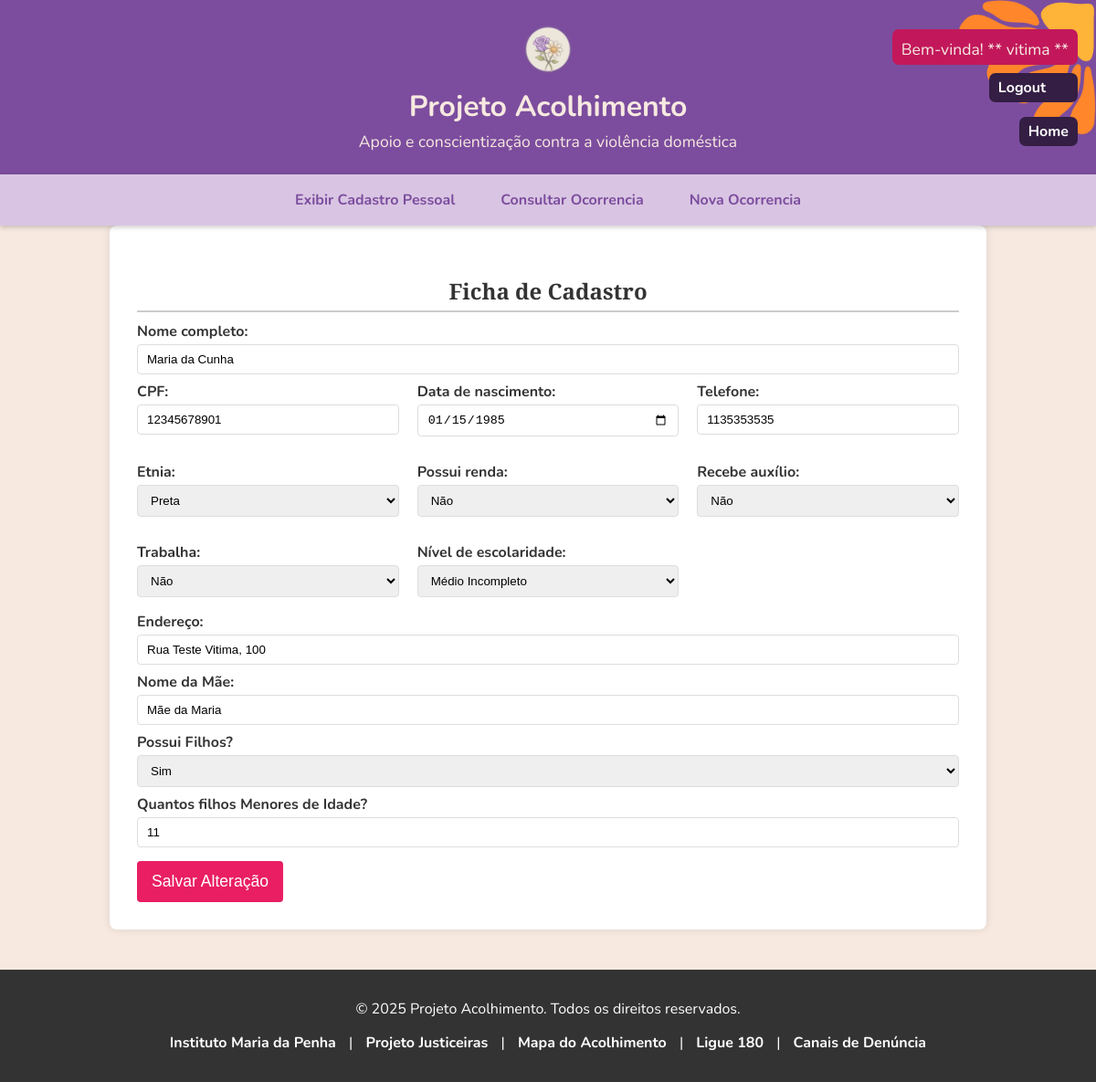
Screenshot of /view/consultarCadastro.php (signed in) with the database file from the repository.
### tables this page shows
CREATE TABLE `vitima` (
  `id_cidadao` int(20) NOT NULL,
  `etnia` varchar(50) NOT NULL,
  `possui_renda` enum('sim','nao') NOT NULL,
  `recebe_auxilio` enum('sim','nao') NOT NULL,
  `trabalha` enum('sim','nao') NOT NULL,
  `escolaridade` varchar(50) NOT NULL,
  `possui_filhos` enum('sim','nao') NOT NULL,
  `qtd_filhos_menores` int(5) DEFAULT NULL,
  `nome_mae` varchar(50) DEFAULT NULL
);

CREATE TABLE `cidadao` (
  `id_cidadao` int(20) NOT NULL,
  `nome` varchar(50) NOT NULL,
  `cpf` varchar(14) NOT NULL,
  `data_nasci` date NOT NULL,
  `telefone` varchar(20) NOT NULL,
  `endereco` varchar(100) NOT NULL,
  `id_login` int(20) NOT NULL
);

### model/dao/ConexaoBanco.php (called while the page is built, shortened)
<?php
class ConexaoBanco{
    private $hostname = 'localhost';
    private $username = 'root';
    private $password = '';
    private $database = 'projeto_acolhimento';
    private $charset = 'utf8mb4';
    private $conexao;
    public function __construct() {
        $this->conexao = new mysqli($this->hostname, $this->username, $this->password, $this->database);
        $this->conexao->set_charset($this->charset);
    }
    public function getConexao():mysqli{
        return $this->conexao;
    }
}

### model/dao/CidadaoDao.php (called while the page is built, shortened)
<?php
include_once('ConexaoBanco.php');
class CidadaoDao
{
    private $conexao;
    public function __construct()
    {
        $this->conn = new ConexaoBanco();
        $this->conexao = $this->conn->getConexao();
    }
    public function consultarCidadaoCompleto($id_login)
    {
        $sql = "SELECT * FROM cidadao WHERE id_login = ?";
        if ($stmt = $this->conexao->prepare($sql)) {
            $stmt->bind_param('i', $id_login);
            $stmt->execute();
            $resultado = $stmt->get_result();
            if (($resultado->num_rows > 0)) {
                $cidadao = $resultado->fetch_assoc();
            }
            return $cidadao;
        }
        return false;
    }
}

### controller/VitimaController.php (called while the page is built, shortened)
<?php
include_once __DIR__ . '/../model/dao/VitimaDao.php';
include_once __DIR__ . '/../model/dao/CidadaoDao.php';
if(isset($_SESSION['userid'])){
    $id_login = $_SESSION['userid'];
    $cidadaoDao = new CidadaoDao();
    $vitimaDao = new VitimaDao();
    $cidadao = $cidadaoDao->consultarCidadaoCompleto($id_login);
    if($cidadao){
        $id_cidadao = $cidadao["id_cidadao"];
        $vitima = $vitimaDao->consultarVitimaCompleto($id_cidadao) ?? [];
        $vitima_completa = array_merge($cidadao,$vitima);
    }else{
        $_SESSION['alerta'] = "Erro: Dados iniciais do cadastro não encontrados.\n Por Favor efetue o Cadastro!!";
        header('location: ../view/perfilusuario.php');
        exit;
    }
}

### model/dao/VitimaDao.php (called while the page is built, shortened)
<?php
require_once __DIR__ . '/ConexaoBanco.php';
class VitimaDao
{
    private $conexao;
    public function __construct()
    {
        $this->conn = new ConexaoBanco();
        $this->conexao = $this->conn->getConexao();
    }
    public function consultarVitimaCompleto(int $id_cidadao): ?array
    {
        $sql = "
            SELECT
                c.id_cidadao               AS id_cidadao,
                c.nome                     AS nome,
                c.cpf                      AS cpf,
                c.data_nasci               AS data_nascimento,
                c.telefone                 AS telefone,
                c.endereco                 AS endereco,
                c.id_login                 AS id_login,
                v.etnia                    AS etnia,
                v.possui_renda             AS possui_renda,
                v.recebe_auxilio           AS recebe_auxilio,
                v.trabalha                 AS trabalha,
                v.escolaridade             AS escolaridade,
                v.nome_mae                 AS nome_mae,
                v.possui_filhos            AS possui_filhos,
                v.qtd_filhos_menores       AS qtd_filhos_menores
            FROM cidadao c
            INNER JOIN vitima v ON v.id_cidadao = c.id_cidadao
            WHERE c.id_cidadao = ?
            LIMIT 1
        ";
        if ($stmt = $this->conexao->prepare($sql)) {
            $stmt->bind_param('i', $id_cidadao);
            $stmt->execute();
            $res = $stmt->get_result();
            $row = $res->fetch_assoc() ?: null;
            return $row;
        }
        return null;
    }
}

### view/consultarCadastro.php (the view, shortened to what this page needs)
<?php
include_once('../controller/VitimaController.php');
$username = isset($_SESSION['username']) ? htmlspecialchars($_SESSION['username']) : '';
$nome = $vitima_completa["nome"];
$cpf = $vitima_completa["cpf"];
$data_nascimento = $vitima_completa["data_nasci"];
$telefone = $vitima_completa["telefone"];
$endereco = $vitima_completa["endereco"];
$nome_mae = $vitima_completa["nome_mae"];
$etnia = $vitima_completa["etnia"];
$possui_renda = $vitima_completa["possui_renda"];
$recebe_auxilio = $vitima_completa["recebe_auxilio"];
$trabalha = $vitima_completa["trabalha"];
$escolaridade = $vitima_completa["escolaridade"];
$possui_filhos = $vitima_completa["possui_filhos"];
$qtd_filhos_menores = $vitima_completa["qtd_filhos_menores"];
?>
<!DOCTYPE html>
<html lang="en">
<head>
    <link rel="stylesheet" href="../styles/index.css">
    <link rel="stylesheet" href="../styles/forms.css">
</head>
<body>
    <header>
        <img src="../img/projeto-icon.png" alt="Logo: duas flores" class="logo">
        <h1>Projeto Acolhimento</h1>
        <p>Apoio e conscientização contra a violência doméstica</p>
        <div class="menu-boas-vindas">
            <p>Bem-vinda! ** <?= $username ?> **</p>
        </div>
        <div class="menu_logout">
            <a href="../controller/logoutController.php" class="botao">Logout</a>
        </div>
        <div class="menu-contato">
            <a href="../index.php" class="botao">Home</a>
        </div>
    </header>
    <main>
        <nav>
            <a href="consultarCadastro.php">Exibir Cadastro Pessoal</a>
            <a href="consultarOcorrencia.php">Consultar Ocorrencia</a>
            <a href="novaOcorrencia.php">Nova Ocorrencia</a>
        </nav>
        <div>
            <form action="../controller/VitimaController.php" method="POST">
                <h2>Ficha de Cadastro</h2>
                <div class="form-group">
                    <label for="nome_completo">Nome completo:</label>
                    <input type="text" id="nome_completo" name="nome_completo" required value="<?= $nome ?>">
                </div>
                <div class="campo-linha">
                    <div class="form-group">
                        <label for="cpf">CPF:</label>
                        <input type="text" id="cpf" name="cpf" required value="<?= $cpf ?>">
                    </div>
                    <div class="form-group">
                        <label for="data_nascimento">Data de nascimento:</label>
                        <input type="date" id="data_nascimento" name="data_nascimento" value="<?= $data_nascimento ?>">
                    </div>
                    <div class="form-group">
                        <label for="telefone">Telefone:</label>
                        <input type="tel" id="telefone" name="telefone" placeholder="(XX) XXXXX-XXXX" value="<?= $telefone ?>">
                    </div>
                    <div class="form-group">
                        <label for="etnia">Etnia:</label>
                        <select id="etnia" name="etnia">
                            <option value="preta" <?= $etnia == 'preta' ? 'selected' : '' ?>>Preta</option>
                        </select>
                    </div>
                    <div class="form-group">
                        <label for="possui_renda">Possui renda:</label>
                        <select id="possui_renda" name="possui_renda">
                            <option value="nao" <?= $possui_renda == 'nao' ? 'selected' : '' ?>>Não</option>
                        </select>
                    </div>
                    <div class="form-group">
                        <label for="recebe_auxilio">Recebe auxílio:</label>
                        <select id="recebe_auxilio" name="recebe_auxilio">
                            <option value="nao" <?= $recebe_auxilio == 'nao' ? 'selected' : '' ?>>Não</option>
                        </select>
                    </div>
                    <div class="form-group">
                        <label for="trabalha">Trabalha:</label>
                        <select id="trabalha" name="trabalha">
                            <option value="nao"<?= $trabalha == 'nao' ? 'selected' : '' ?>>Não</option>
                        </select>
                    </div>
                    <div class="form-group">
                        <label for="escolaridade">Nível de escolaridade:</label>
                        <select id="escolaridade" name="escolaridade">
                            <option value="medio_incompleto" <?= $escolaridade == 'medio_incompleto' ? 'selected' : '' ?>>Médio Incompleto
                            </option>
                        </select>
                    </div>
                </div>
                <div class="form-group">
                    <label for="endereco">Endereço:</label>
                    <input type="text" id="endereco" name="endereco" value="<?= $endereco ?>">
                </div>
                <div class="form-group">
                    <label for="nome_mae">Nome da Mãe:</label>
                    <input type="text" id="nome_mae" name="nome_mae" value="<?= $nome_mae ?>">
                </div>
                <div class="form-group">
                        <label for="filho">Possui Filhos?</label>
                        <select id="filho" name="filho">
                                <option value="sim" <?= $possui_filhos == 'sim' ? 'selected' : '' ?>>Sim</option>
                        </select>
                </div>
                <div class="form-group">
                        <label for="qtd_filho">Quantos filhos Menores de Idade?</label>
                        <input type="number" id="qtd_filho" name="qtd_filho" value="<?= $qtd_filhos_menores ?>">
                </div>
                <div class="botoes">
                    <button type="submit" name="acao" value="Alterar">Salvar Alteração</button>
                </div>
        </div><br><br>
    </main>
    <footer>
        <div class="footer-content">
            <p>&copy; 2025 Projeto Acolhimento. Todos os direitos reservados.</p>
            <div class="protection-links">
                <a href="https://www.institutomariadapenha.org.br" target="_blank">Instituto Maria da Penha</a> |
                <a href="https://www.justiceiras.org.br" target="_blank">Projeto Justiceiras</a> |
                <a href="https://www.mapadoacolhimento.org" target="_blank">Mapa do Acolhimento</a> |
                <a href="tel:180">Ligue 180</a> |
                <a href="https://www.gov.br/mulheres/pt-br/assuntos/violencia-contra-a-mulher/canais-de-denuncia"
                    target="_blank">Canais de Denúncia</a>
            </div>
        </div>
    </footer>
</body>
</html>

### styles/index.css (style rules this page uses)
body { font-family: Nunito; margin: 0; padding: 0; background-color: #f3dbcd; color: #333; }
header { background-color: #7C4D9E; color: #F7E9E0; padding: 1.5rem 0; text-align: center; position: relative; background-image: url('../img/flor.png'); background-repeat: no-repeat; background-position: right top; background-size: 150px; }
header h1 { margin: 0.3rem 0; }
header p { margin: 0.3rem 0 0 0; font-size: 1.1rem; }
.logo { height: 60px; width: auto; }
nav { display: flex; justify-content: center; flex-wrap: nowrap; background-color: #D9C5E3; box-shadow: 0 2px 5px rgba(0,0,0,0.2); position: relative; }
nav a { color: #7C4D9E; padding: 12px 20px; text-decoration: none; font-weight: bold; transition: 0.3s; margin: 5px; }
h2 { text-align: center; color: #7C4D9E; margin-bottom: 1.5rem; font-family: Merriweather; }
a { color: #7C4D9E; text-decoration: none; }
footer { background-color: #333; color: #fff; text-align: center; padding: 2rem 1rem; }
.footer-content { display: flex; justify-content: center; align-items: center; flex-wrap: wrap; gap: 15px; }
.footer-content p { margin: 0; }
.protection-links a { color: #fff; text-decoration: none; margin: 0 10px; font-weight: bold; }
.menu-login, .menu-cad, .menu-contato, .menu_logout { position: absolute; right: 20px; z-index: 1000; padding: 5px 10px; border-radius: 7px; transition: 0.3s; background-color: #341e44; }
.menu-boas-vindas { position: absolute; right: 20px; z-index: 1000; padding: 5px 10px; border-radius: 7px; transition: 0.3s; background-color: #c2185b; }
.menu-login, .menu-boas-vindas { top: 2rem; }
.menu-cad, .menu_logout { top: 5rem; }
.menu-contato { top: 8rem; }
.botao { color: white; font-weight: bold; }

### styles/forms.css (style rules this page uses)
body { font-family: Nunito; background-color: #F7E9E0; }
form { max-width: 900px; margin: 0 auto; padding: 30px; background: #fff; border-radius: 8px; box-shadow: 0 0 10px rgba(0, 0, 0, 0.1); }
.form-group { margin-bottom: 8px; padding: 0; }
.form-group label { display: block; margin-bottom: 3px; font-weight: bold; }
.form-group input:not([type="checkbox"]), .form-group select { width: 100%; padding: 8px 10px; border: 1px solid #ddd; border-radius: 4px; box-sizing: border-box; }
h2, .section-header h2 { font-family: Merriweather; text-align: center; margin-top: 25px; margin-bottom: 10px; color: #333; border-bottom: 2px solid #ccc; padding-bottom: 5px; }
.botoes { display: flex; gap: 10px; margin-top: 15px; }
.botoes button[type="submit"] { padding: 12px 16px; background: #e91e63; color: #fff; border: none; border-radius: 4px; font-size: 1.1em; cursor: pointer; transition: background-color .2s; }
.campo-linha { display: grid; grid-template-columns: repeat(3, 1fr); gap: 20px; margin-bottom: 8px; }

### rows the page displays
vitima: nome_completo "Maria da Cunha", cpf "12345678901", data_nascimento "01/15/1985", telefone "1135353535", etnia "Preta", possui_renda "Não", recebe_auxilio "Não", trabalha "Não", escolaridade "Médio Incompleto", endereco "Rua Teste Vitima, 100", nome_mae "Mãe da Maria", filho "Sim", qtd_filho "11"

### other values shown
$username "vitima"
